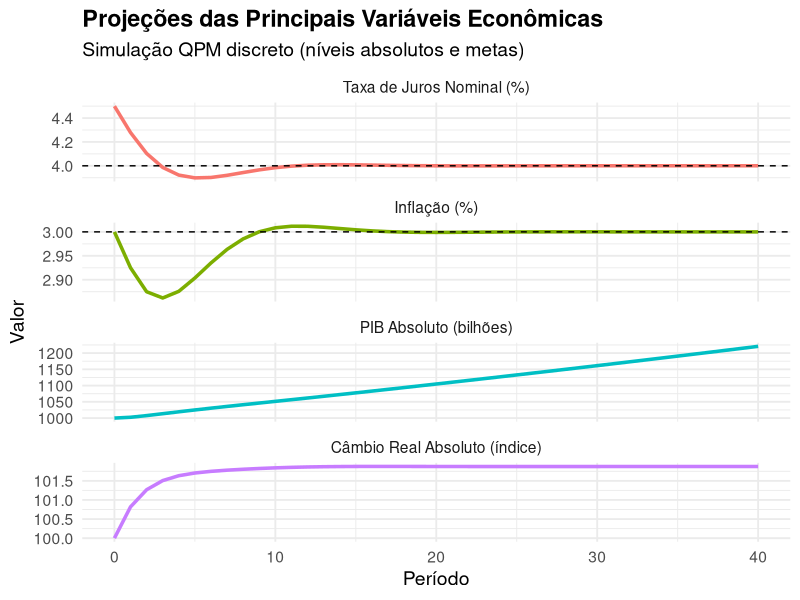
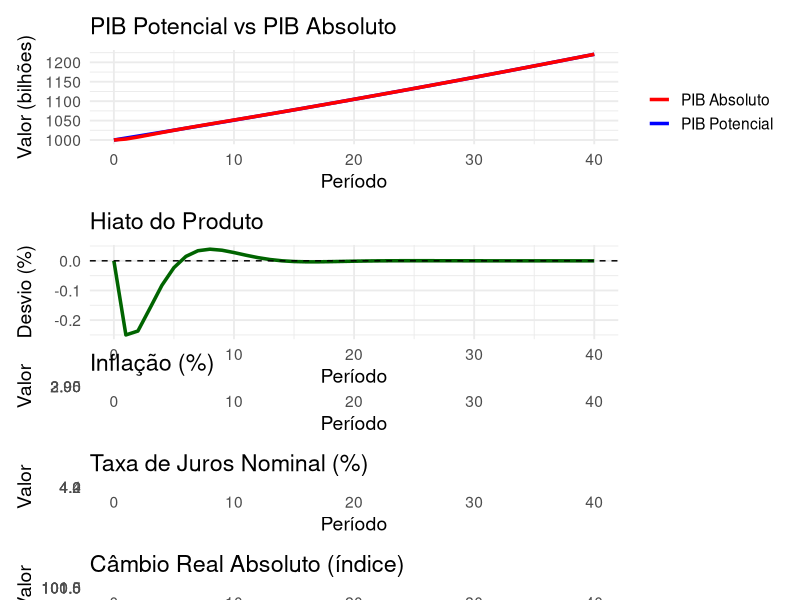

Reproduce these figures in R, in order.
# =============================================================================
# PROTÓTIPO STANDALONE — script exploratório original (NÃO é a app Shiny).
# Roda um exemplo hardcoded e gera os gráficos em patchwork direto no console.
# A engine `simulate_qpm()` foi portada e evoluída em `global.R` (com choques
# corrigidos e métricas g_qoq/g_yoy). Mantido apenas como referência histórica.
# Para usar o simulador interativo: shiny::runApp('.') na raiz do projeto.
# =============================================================================
# QPM discreto (correção do erro 'pi_lead' usando simulação iterativa)
# Requer: install.packages(c("dplyr","ggplot2","tidyr"))

library(dplyr)
library(ggplot2)
library(tidyr)

# ---------------------------
# 1) Parâmetros (calibragem)
# ---------------------------
params <- list(
  beta = 0.7,     # forward weight na Phillips (usado em forma híbrida)
  kappa = 0.3,    # sensibilidade da inflação ao hiato
  phi = 0.5,      # sensibilidade da demanda à taxa real (positivo)
  gamma = 0.3,    # inércia/inércia na demanda (peso sobre o hiato atual)
  rho = 0.7,      # inércia na taxa de juros (regra de Taylor)
  alpha_pi = 1.5, # resposta da política à inflação
  alpha_y = 0.5,  # resposta da política ao hiato
  r_star = 1.0,   # taxa neutra (real) %
  pi_star = 3.0,  # meta de inflação %
  psi = 0.25,     # sensibilidade câmbio real ao diferencial de juros
  theta = 0.6     # persistência câmbio real
)

# ---------------------------
# 2) Estado inicial
# ---------------------------
state0 <- c(y = 0.0,   # hiato inicial (%)
            pi = 3.0,  # inflação inicial (%)
            i = 4.5,   # taxa nominal inicial (%)
            q = 0.0)   # câmbio real (desvio)

# ---------------------------
# 3) Simulador discreto
# ---------------------------
simulate_qpm <- function(params, state0, T = 40,
                         expectation = c("adaptive","naive","hybrid"),
                         lambda = 0.7,  # peso da parte adaptativa no modo híbrido
                         i_star_ts = NULL,
                         r_star_ts = NULL,
                         shocks = list(),
                         PIB_pot_ts = NULL,
                         PIB_base = 1000,
                         q_base   = 100) {
  
  expectation <- match.arg(expectation)
  
  if (is.null(i_star_ts)) i_star_ts <- rep(params$r_star, T+1)
  if (is.null(r_star_ts)) r_star_ts <- rep(params$r_star, T+1)
  if (is.null(PIB_pot_ts)) PIB_pot_ts <- rep(PIB_base, T+1)
  
  y <- numeric(T+1); pi <- numeric(T+1); i <- numeric(T+1); q <- numeric(T+1)
  y[1] <- state0["y"]; pi[1] <- state0["pi"]; i[1] <- state0["i"]; q[1] <- state0["q"]
  
  eps_y <- numeric(T+1); eps_pi <- numeric(T+1); eps_i <- numeric(T+1); eps_q <- numeric(T+1)
  if (!is.null(shocks$y)) eps_y[shocks$y["time"]] <- shocks$y["value"]
  if (!is.null(shocks$pi)) eps_pi[shocks$pi["time"]] <- shocks$pi["value"]
  if (!is.null(shocks$i)) eps_i[shocks$i["time"]] <- shocks$i["value"]
  if (!is.null(shocks$q)) eps_q[shocks$q["time"]] <- shocks$q["value"]
  
  for (t in 1:T) {
    # Formação de expectativas
    if (expectation == "adaptive") {
      exp_pi <- pi[t]
      exp_y  <- y[t]
    } else if (expectation == "naive") {
      exp_pi <- pi[t]
      exp_y  <- y[t]
    } else if (expectation == "hybrid") {
      # híbrido: parte adaptativa + parte ancorada na meta
      exp_pi <- lambda * pi[t] + (1 - lambda) * params$pi_star
      exp_y  <- y[t] # mantemos hiato adaptativo por simplicidade
    }
    
    # 1) IS
    y[t+1]  <- params$gamma * y[t] - params$phi * ( i[t] - exp_pi - r_star_ts[t] ) + eps_y[t+1]
    # 2) Phillips
    pi[t+1] <- params$beta * exp_pi + (1 - params$beta) * pi[t] + params$kappa * y[t+1] + eps_pi[t+1]
    # 3) Taylor
    i[t+1]  <- params$rho * i[t] + (1 - params$rho) * (
      r_star_ts[t+1] + params$pi_star +
        params$alpha_pi * (pi[t+1] - params$pi_star) +
        params$alpha_y * y[t+1]
    ) + eps_i[t+1]
    # 4) Câmbio real
    q[t+1]  <- params$theta * q[t] + params$psi * ( i[t+1] - i_star_ts[t+1] ) + eps_q[t+1]
  }
  
  PIB_abs <- PIB_pot_ts * (1 + y/100)
  q_abs   <- q_base * (1 + q/100)
  
  tibble(
    period     = 0:T,
    y          = y,
    PIB_pot    = PIB_pot_ts,
    PIB_abs    = PIB_abs,
    pi         = pi,
    i          = i,
    q          = q,
    q_abs      = q_abs
  )
}

# ---------------------------
# 4) Exemplo de execução
# ---------------------------
T <- 40          # 40 períodos (ex.: trimestres)
# inserir um choque monetário contracionista de +1 pp em i no período 6
shocks <- list(i = c(time = 3, value = 0.0))

# Exemplo: PIB potencial crescendo 2% ao ano (~0,5% ao trimestre)
PIB_pot_ts <- 1000 * (1.005)^(0:T)

sim <- simulate_qpm(params = params, state0 = state0, T = T,
                    expectation = "hybrid", lambda = 0.6,
                    shocks = shocks,
                    PIB_pot_ts = PIB_pot_ts)

# ---------------------------
# 5) Visualizar principais variáveis (níveis absolutos e desvios)
# ---------------------------

# Seleciona variáveis-chave
sim_main <- sim %>%
  select(period, PIB_abs, pi, i, q_abs) %>%
  pivot_longer(-period, names_to = "var", values_to = "value")

# Cria gráfico com linhas de referência para inflação e juros
ggplot(sim_main, aes(x = period, y = value, color = var)) +
  geom_line(size = 1.2) +
  facet_wrap(~var, scales = "free_y", ncol = 1,
             labeller = as_labeller(c(
               PIB_abs = "PIB Absoluto (bilhões)",
               pi      = "Inflação (%)",
               i       = "Taxa de Juros Nominal (%)",
               q_abs   = "Câmbio Real Absoluto (índice)"
             ))) +
  # Linhas de referência
  geom_hline(data = data.frame(var = "pi", yint = params$pi_star),
             aes(yintercept = yint), linetype = "dashed", color = "black") +
  geom_hline(data = data.frame(var = "i", yint = params$r_star + params$pi_star),
             aes(yintercept = yint), linetype = "dashed", color = "black") +
  theme_minimal(base_size = 14) +
  labs(
    title = "Projeções das Principais Variáveis Econômicas",
    subtitle = "Simulação QPM discreto (níveis absolutos e metas)",
    x = "Período",
    y = "Valor"
  ) +
  theme(
    plot.title = element_text(face = "bold"),
    legend.position = "none"
  )

library(dplyr)
library(tidyr)
library(ggplot2)
library(patchwork)

# Painel 1: PIB potencial vs PIB absoluto
p1 <- ggplot(sim, aes(x = period)) +
  geom_line(aes(y = PIB_pot, color = "PIB Potencial"), size = 1.2) +
  geom_line(aes(y = PIB_abs, color = "PIB Absoluto"), size = 1.2) +
  scale_color_manual(values = c("PIB Potencial" = "blue", "PIB Absoluto" = "red")) +
  labs(title = "PIB Potencial vs PIB Absoluto",
       x = "Período", y = "Valor (bilhões)", color = "") +
  theme_minimal(base_size = 14)

# Painel 2: Hiato do produto
p2 <- ggplot(sim, aes(x = period, y = y)) +
  geom_line(color = "darkgreen", size = 1.2) +
  geom_hline(yintercept = 0, linetype = "dashed", color = "black") +
  labs(title = "Hiato do Produto",
       x = "Período", y = "Desvio (%)") +
  theme_minimal(base_size = 14)

# Painel 3: Inflação
p3 <- ggplot(sim, aes(x = period, y = pi)) +
  geom_line(color = "firebrick", size = 1.2) +
  geom_hline(yintercept = params$pi_star, linetype = "dashed", color = "black") +
  labs(title = "Inflação (%)",
       x = "Período", y = "Valor") +
  theme_minimal(base_size = 14)

# Painel 4: Taxa de juros nominal
p4 <- ggplot(sim, aes(x = period, y = i)) +
  geom_line(color = "purple", size = 1.2) +
  geom_hline(yintercept = params$r_star + params$pi_star,
             linetype = "dashed", color = "black") +
  labs(title = "Taxa de Juros Nominal (%)",
       x = "Período", y = "Valor") +
  theme_minimal(base_size = 14)

# Painel 5: Câmbio real absoluto
p5 <- ggplot(sim, aes(x = period, y = q_abs)) +
  geom_line(color = "orange", size = 1.2) +
  labs(title = "Câmbio Real Absoluto (índice)",
       x = "Período", y = "Valor") +
  theme_minimal(base_size = 14)

# Combina todos os painéis
(p1 / p2) / (p3 / p4 / p5)
